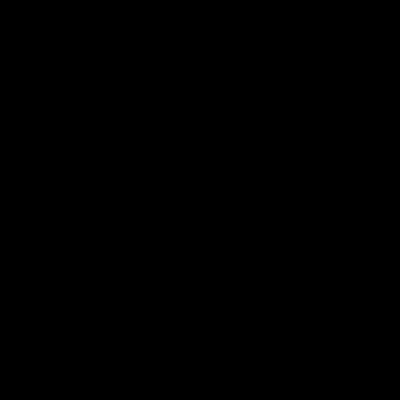
Frame 1 (no input)
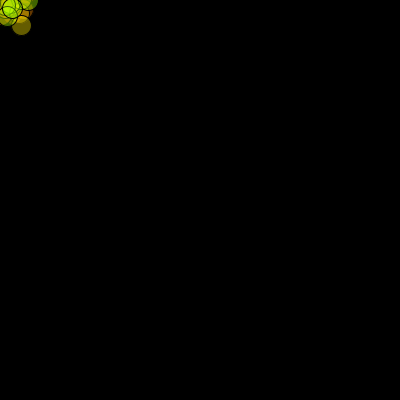
Frame 60 (the mouse pressed at the canvas centre just before this capture)
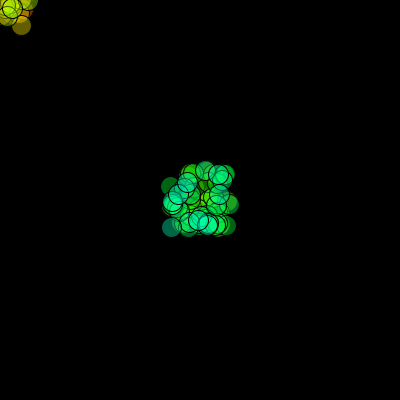
Frame 120 (the mouse held since frame 60 and released just before this capture)

The Processing sketch that drew these frames (run headless with seeded random() and noise(); from frame 60 on, the mouse is pressed at the canvas centre):

// Processing sketch: processing_11456
// ── processing_11456.pde

int col;
void setup(){

size(400,400);
background(0);
colorMode(HSB); 
col = 0;

}
void draw(){

col = (col+1) % 256;
fill(col,255,255,100);
ellipse(
random(mouseX-30, mouseX+30) ,random(mouseY-30,mouseY+30) 
, 20 , 20 );

}

void mousePressed(){

background(444);

}
